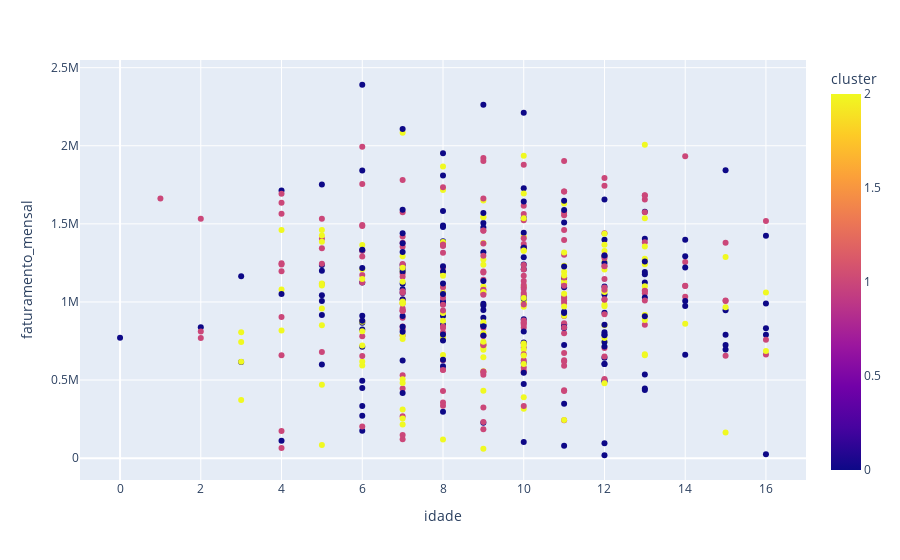

Notebook code for this chart:
### Markdown cell above
### Visualizar Resultados

### Code cell
# Cruzar idade e faturamento, apresentando os clusters
px.scatter(df_clients, x='idade', y='faturamento_mensal', color='cluster')

### Figure 1 — Plotly figure (JSON) as saved in the notebook; plotly's stock layout.template omitted (floating-point values rounded to 4 significant figures; data arrays with more than 128 entries replaced by an {"elided": "..."} marker saying what was removed)
{"data": [{"hovertemplate": "idade=%{x}<br>faturamento_mensal=%{y}<br>cluster=%{marker.color}<extra></extra>", "legendgroup": "", "marker": {"color": {"elided": "500 int values"}, "coloraxis": "coloraxis", "symbol": "circle"}, "mode": "markers", "name": "", "orientation": "v", "showlegend": false, "type": "scatter", "x": {"elided": "500 int values"}, "xaxis": "x", "y": {"elided": "500 float values"}, "yaxis": "y"}], "layout": {"coloraxis": {"colorbar": {"title": {"text": "cluster"}}, "colorscale": [[0, "#0d0887"], [0.1111, "#46039f"], [0.2222, "#7201a8"], [0.3333, "#9c179e"], [0.4444, "#bd3786"], [0.5556, "#d8576b"], [0.6667, "#ed7953"], [0.7778, "#fb9f3a"], [0.8889, "#fdca26"], [1, "#f0f921"]]}, "legend": {"tracegroupgap": 0}, "margin": {"t": 60}, "xaxis": {"anchor": "y", "domain": [0, 1], "title": {"text": "idade"}}, "yaxis": {"anchor": "x", "domain": [0, 1], "title": {"text": "faturamento_mensal"}}}}
